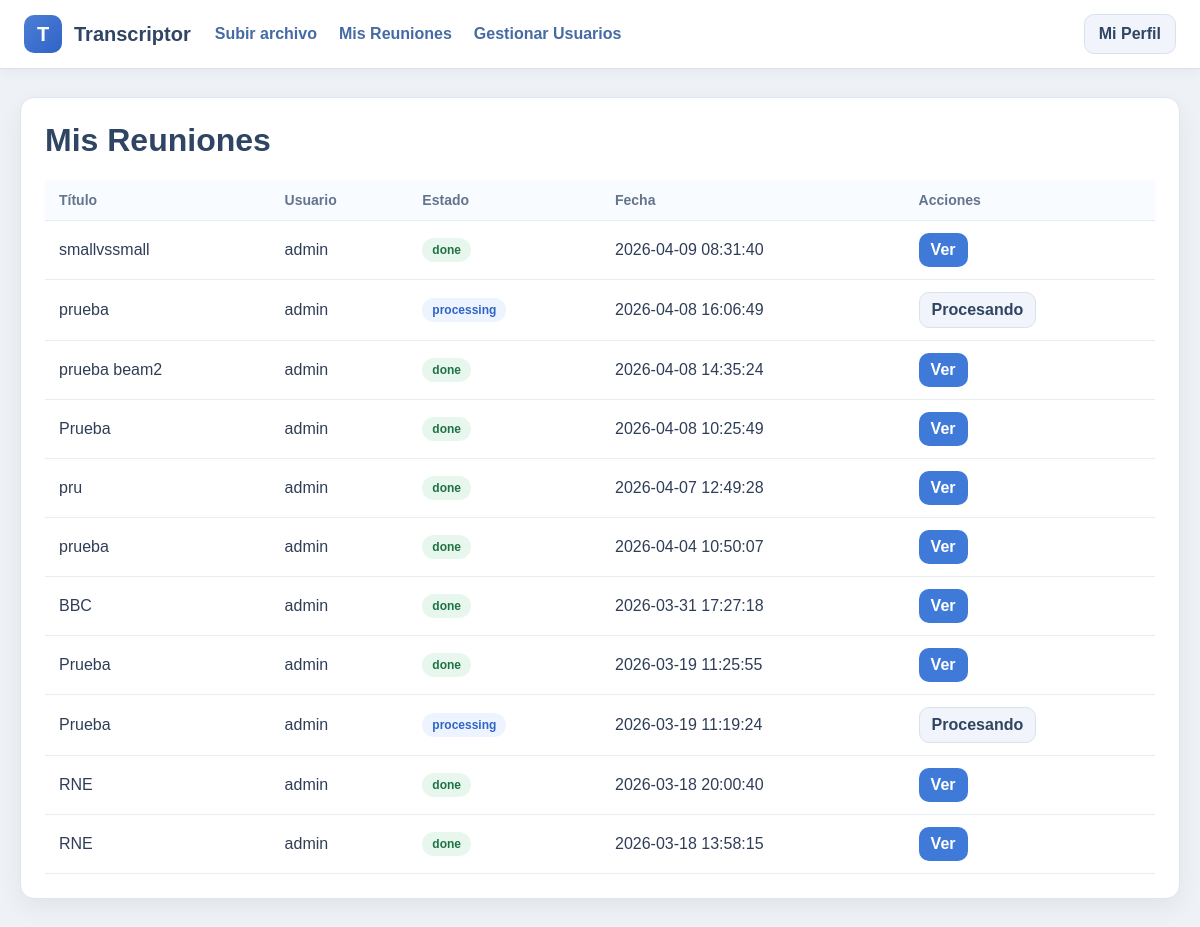
Page /meetings (signed in) on the earlier database version.
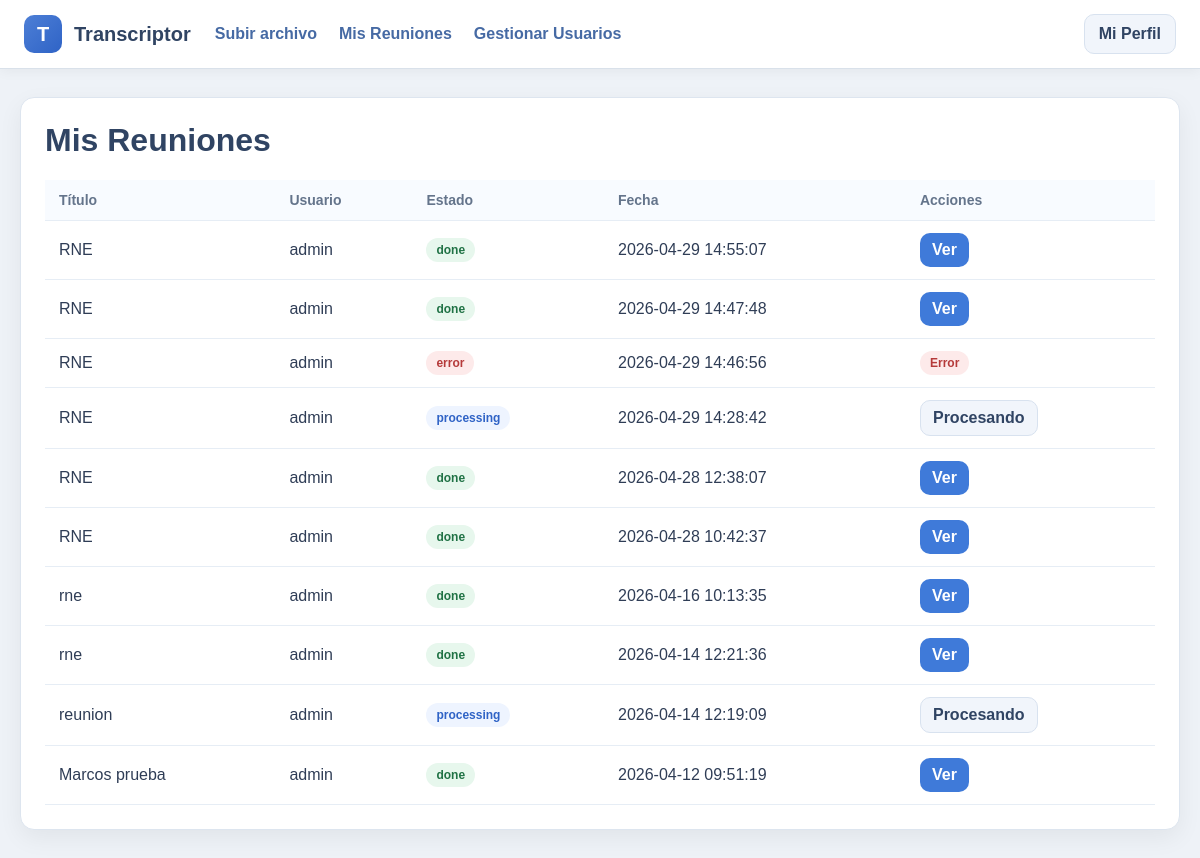
Same page on the later database version.
### tables this page shows
CREATE TABLE meetings (
        id INTEGER PRIMARY KEY AUTOINCREMENT,
        job_id TEXT NOT NULL UNIQUE,
        title TEXT NOT NULL,
        original_filename TEXT,
        stored_filename TEXT,
        upload_path TEXT NOT NULL,
        output_dir TEXT NOT NULL,
        owner_id INTEGER NOT NULL,
        status TEXT NOT NULL DEFAULT 'pending',
        error_message TEXT DEFAULT '',
        created_at TIMESTAMP DEFAULT CURRENT_TIMESTAMP,
        FOREIGN KEY(owner_id) REFERENCES users(id)
    );

CREATE TABLE users (
        id INTEGER PRIMARY KEY AUTOINCREMENT,
        username TEXT NOT NULL UNIQUE,
        password_hash TEXT NOT NULL,
        role TEXT NOT NULL CHECK(role IN ('admin', 'user')),
        created_at TIMESTAMP DEFAULT CURRENT_TIMESTAMP
    );

### app.py (the view, shortened to what this page needs)
@app.route("/meetings")
@login_required
def meetings():
    user = get_current_user()
    conn = get_connection()
    if user["role"] == "admin":
        rows = conn.execute("""
            SELECT meetings.*, users.username
            FROM meetings
            JOIN users ON users.id = meetings.owner_id
            ORDER BY meetings.created_at DESC
        """).fetchall()
    conn.close()
    return render_template(
        "meetings.html",
        meetings=rows,
        current_user=user
    )

### app.py (called while the page is built)
def get_connection():
    conn = sqlite3.connect(DB_PATH)
    conn.row_factory = sqlite3.Row
    return conn

def get_current_user():
    user_id = session.get("user_id")
    if not user_id:
        return None
    conn = get_connection()
    user = conn.execute(
        "SELECT * FROM users WHERE id = ?",
        (user_id,)
    ).fetchone()
    conn.close()
    return user

def login_required(view):
    @wraps(view)
    def wrapped_view(*args, **kwargs):
        if "user_id" not in session:
            return redirect(url_for("login"))
        return view(*args, **kwargs)
    return wrapped_view

### templates/meetings.html (shortened to what this page needs)
{% extends "base.html" %}
{% block content %}
<div class="card">
    <h1 class="section-title">Mis Reuniones</h1>
    {% if meetings %}
        <table>
            <thead>
                <tr>
                    <th>Título</th>
                    <th>Usuario</th>
                    <th>Estado</th>
                    <th>Fecha</th>
                    <th>Acciones</th>
                </tr>
            </thead>
            <tbody>
                {% for row in meetings %}
                <tr>
                    <td>{{ row["title"] }}</td>
                    <td>{{ row["username"] }}</td>
                    <td>
                        <span class="status-pill status-{{ row['status'] }}">
                            {{ row["status"] }}
                        </span>
                    </td>
                    <td>{{ row["created_at"] }}</td>
                    <td>
                        {% if row["status"] == "done" %}
                            <a class="btn" style="padding:8px 12px;" href="{{ url_for('result', job_id=row['job_id']) }}">
                                Ver
                            </a>
                        {% elif row["status"] in ["pending", "processing"] %}
                            <a class="btn btn-secondary" style="padding:8px 12px;" href="{{ url_for('result', job_id=row['job_id']) }}">
                                Procesando
                            </a>
                        {% else %}
                            <span class="status-pill status-error">Error</span>
                        {% endif %}
                    </td>
                </tr>
                {% endfor %}
            </tbody>
        </table>
    {% else %}
        <p class="muted">Todavía no hay reuniones.</p>
    {% endif %}
</div>
{% endblock %}

### templates/base.html (shortened to what this page needs)
<!DOCTYPE html>
<html lang="es">
<head>
</head>
<body>
    {% if current_user %}
    <div class="topbar">
        <div class="topbar-inner">
            <a href="{{ url_for('profile') }}" class="brand">
                <div class="brand-logo">T</div>
                <div>Transcriptor</div>
            </a>
            <div class="nav-links">
                <a href="{{ url_for('index') }}">Subir archivo</a>
                <a href="{{ url_for('meetings') }}">Mis Reuniones</a>
                {% if current_user["role"] == "admin" %}
                    <a href="{{ url_for('admin_users') }}">Gestionar Usuarios</a>
                {% endif %}
            </div>
            <a href="{{ url_for('profile') }}" class="profile-btn">Mi Perfil</a>
        </div>
    </div>
    {% endif %}
    <div class="page">
        {% block content %}{% endblock %}
    </div>
</body>
</html>

### templates/base.html (style rules this page uses)
* { box-sizing: border-box; }
body { margin: 0; font-family: Arial, sans-serif; background: #eef2f7; color: #2f3d56; }
.topbar { position: sticky; top: 0; z-index: 1000; background: #ffffff; border-bottom: 1px solid #d9e1ea; box-shadow: 0 2px 12px rgba(0,0,0,0.05); }
.topbar-inner { max-width: 1320px; margin: 0 auto; padding: 14px 24px; display: flex; align-items: center; gap: 24px; }
.brand { display: flex; align-items: center; gap: 12px; text-decoration: none; color: #304463; font-weight: 700; font-size: 20px; }
.brand-logo { width: 38px; height: 38px; border-radius: 10px; background: linear-gradient(135deg, #4d7fd6, #2f63c6); color: white; display: flex; align-items: center; justify-content: center; font-weight: 700; }
.nav-links { display: flex; gap: 22px; align-items: center; }
.nav-links a { text-decoration: none; color: #466aa4; font-weight: 600; }
.profile-btn { text-decoration: none; background: #f1f5fb; color: #304463; border: 1px solid #d8e2ef; padding: 10px 14px; border-radius: 10px; font-weight: 600; }
.page { max-width: 1320px; margin: 28px auto; padding: 0 20px 40px 20px; }
.card { background: #ffffff; border: 1px solid #dde5ef; border-radius: 14px; box-shadow: 0 8px 24px rgba(0,0,0,0.06); padding: 24px; }
.section-title { margin-top: 0; color: #304463; }
.btn { display: inline-block; text-decoration: none; border: none; cursor: pointer; background: #3f7ad9; color: white; padding: 11px 16px; border-radius: 10px; font-weight: 600; }
.btn-secondary { background: #f1f5fb; color: #304463; border: 1px solid #d8e2ef; }
table { width: 100%; border-collapse: collapse; background: white; }
th, td { padding: 12px 14px; border-bottom: 1px solid #e6edf5; text-align: left; }
th { color: #64748b; background: #f8fbff; font-size: 14px; }
.status-pill { display: inline-block; padding: 5px 10px; border-radius: 999px; font-size: 12px; font-weight: 700; }
.status-done { background: #e7f7ed; color: #207245; }
.status-processing, .status-pending { background: #eef4ff; color: #2f63c6; }
.status-error { background: #fdeaea; color: #b53a3a; }

Differences in the rows shown:
removed meetings: title "smallvssmall", username "admin", status "done", created_at "2026-04-09 08:31:40"
removed meetings: title "prueba", username "admin", status "processing", created_at "2026-04-08 16:06:49"
removed meetings: title "prueba beam2", username "admin", status "done", created_at "2026-04-08 14:35:24"
removed meetings: title "Prueba", username "admin", status "done", created_at "2026-04-08 10:25:49"
removed meetings: title "pru", username "admin", status "done", created_at "2026-04-07 12:49:28"
removed meetings: title "prueba", username "admin", status "done", created_at "2026-04-04 10:50:07"
removed meetings: title "BBC", username "admin", status "done", created_at "2026-03-31 17:27:18"
removed meetings: title "Prueba", username "admin", status "done", created_at "2026-03-19 11:25:55"
removed meetings: title "Prueba", username "admin", status "processing", created_at "2026-03-19 11:19:24"
removed meetings: title "RNE", username "admin", status "done", created_at "2026-03-18 20:00:40"
removed meetings: title "RNE", username "admin", status "done", created_at "2026-03-18 13:58:15"
added meetings: title "RNE", username "admin", status "done", created_at "2026-04-29 14:55:07"
added meetings: title "RNE", username "admin", status "done", created_at "2026-04-29 14:47:48"
added meetings: title "RNE", username "admin", status "error", created_at "2026-04-29 14:46:56", shows "Error"
added meetings: title "RNE", username "admin", status "processing", created_at "2026-04-29 14:28:42"
added meetings: title "RNE", username "admin", status "done", created_at "2026-04-28 12:38:07"
added meetings: title "RNE", username "admin", status "done", created_at "2026-04-28 10:42:37"
added meetings: title "rne", username "admin", status "done", created_at "2026-04-16 10:13:35"
added meetings: title "rne", username "admin", status "done", created_at "2026-04-14 12:21:36"
added meetings: title "reunion", username "admin", status "processing", created_at "2026-04-14 12:19:09"
added meetings: title "Marcos prueba", username "admin", status "done", created_at "2026-04-12 09:51:19"
